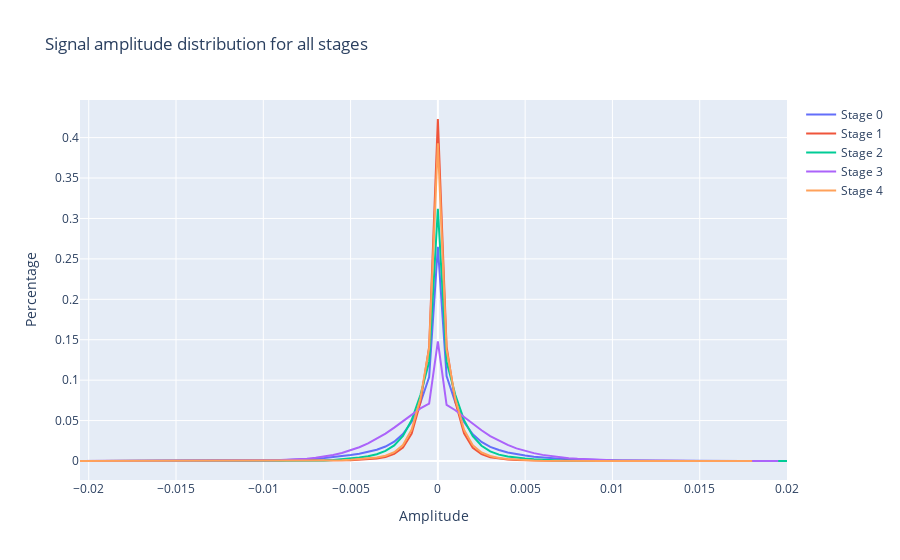

Notebook source saved alongside this figure:
### Code cell
plot_amplitude_distributions(amplitude_distribution_of_stages)
